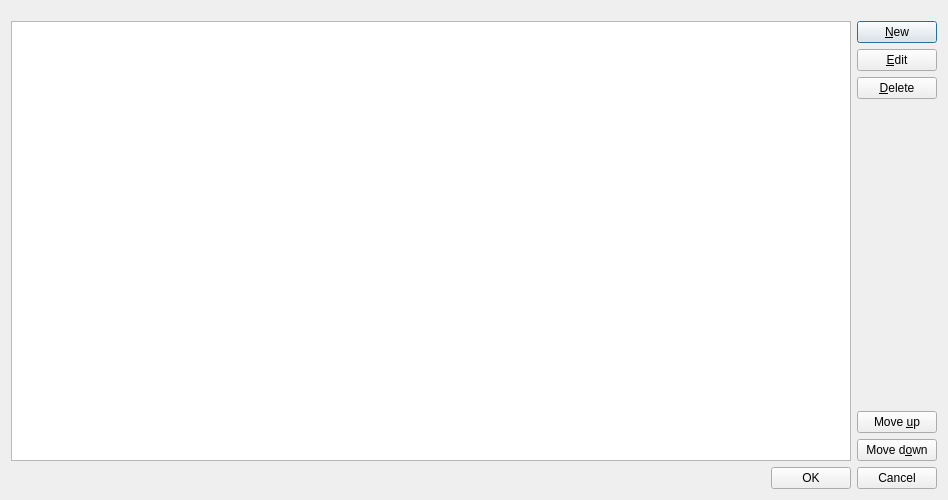
<?xml version="1.0" encoding="UTF-8"?>
<ui version="4.0">
 <class>rgOrderedListViewDialog</class>
 <widget class="QDialog" name="rgOrderedListViewDialog">
  <property name="windowModality">
   <enum>Qt::NonModal</enum>
  </property>
  <property name="geometry">
   <rect>
    <x>0</x>
    <y>0</y>
    <width>948</width>
    <height>500</height>
   </rect>
  </property>
  <property name="sizePolicy">
   <sizepolicy hsizetype="Fixed" vsizetype="Fixed">
    <horstretch>0</horstretch>
    <verstretch>0</verstretch>
   </sizepolicy>
  </property>
  <property name="windowTitle">
   <string>Select include directories</string>
  </property>
  <property name="styleSheet">
   <string notr="true">Qwidget#rgOrderedListViewDialog
{
border: 1px solid blue;
}</string>
  </property>
  <layout class="QVBoxLayout" name="verticalLayout_4">
   <item>
    <spacer name="verticalSpacer_3">
     <property name="orientation">
      <enum>Qt::Vertical</enum>
     </property>
     <property name="sizeType">
      <enum>QSizePolicy::Fixed</enum>
     </property>
     <property name="sizeHint" stdset="0">
      <size>
       <width>20</width>
       <height>10</height>
      </size>
     </property>
    </spacer>
   </item>
   <item>
    <layout class="QHBoxLayout" name="horizontalLayout_2">
     <item>
      <widget class="QListWidget" name="itemsList">
       <property name="styleSheet">
        <string notr="true"/>
       </property>
       <property name="alternatingRowColors">
        <bool>true</bool>
       </property>
      </widget>
     </item>
     <item>
      <layout class="QVBoxLayout" name="verticalLayout_3">
       <item>
        <layout class="QVBoxLayout" name="verticalPushButtonsLayout">
         <item>
          <widget class="QPushButton" name="newPushButton">
           <property name="cursor">
            <cursorShape>PointingHandCursor</cursorShape>
           </property>
           <property name="text">
            <string>&amp;New</string>
           </property>
          </widget>
         </item>
         <item>
          <widget class="QPushButton" name="editPushButton">
           <property name="cursor">
            <cursorShape>PointingHandCursor</cursorShape>
           </property>
           <property name="text">
            <string>&amp;Edit</string>
           </property>
          </widget>
         </item>
         <item>
          <widget class="QPushButton" name="deletePushButton">
           <property name="cursor">
            <cursorShape>PointingHandCursor</cursorShape>
           </property>
           <property name="text">
            <string>&amp;Delete</string>
           </property>
          </widget>
         </item>
        </layout>
       </item>
       <item>
        <spacer name="verticalSpacer_2">
         <property name="orientation">
          <enum>Qt::Vertical</enum>
         </property>
         <property name="sizeHint" stdset="0">
          <size>
           <width>20</width>
           <height>40</height>
          </size>
         </property>
        </spacer>
       </item>
       <item>
        <layout class="QVBoxLayout" name="verticalLayout_2">
         <item>
          <widget class="QPushButton" name="moveUpPushButton">
           <property name="cursor">
            <cursorShape>PointingHandCursor</cursorShape>
           </property>
           <property name="text">
            <string>Move &amp;up</string>
           </property>
          </widget>
         </item>
         <item>
          <widget class="QPushButton" name="moveDownPushButton">
           <property name="cursor">
            <cursorShape>PointingHandCursor</cursorShape>
           </property>
           <property name="text">
            <string>Move d&amp;own</string>
           </property>
          </widget>
         </item>
        </layout>
       </item>
      </layout>
     </item>
    </layout>
   </item>
   <item>
    <layout class="QHBoxLayout" name="horizontalLayout">
     <item>
      <spacer name="horizontalSpacer">
       <property name="orientation">
        <enum>Qt::Horizontal</enum>
       </property>
       <property name="sizeHint" stdset="0">
        <size>
         <width>40</width>
         <height>20</height>
        </size>
       </property>
      </spacer>
     </item>
     <item>
      <widget class="QPushButton" name="okPushButton">
       <property name="cursor">
        <cursorShape>PointingHandCursor</cursorShape>
       </property>
       <property name="text">
        <string>OK</string>
       </property>
      </widget>
     </item>
     <item>
      <widget class="QPushButton" name="cancelPushButton">
       <property name="cursor">
        <cursorShape>PointingHandCursor</cursorShape>
       </property>
       <property name="text">
        <string>Cancel</string>
       </property>
      </widget>
     </item>
    </layout>
   </item>
  </layout>
 </widget>
 <resources/>
 <connections/>
</ui>
